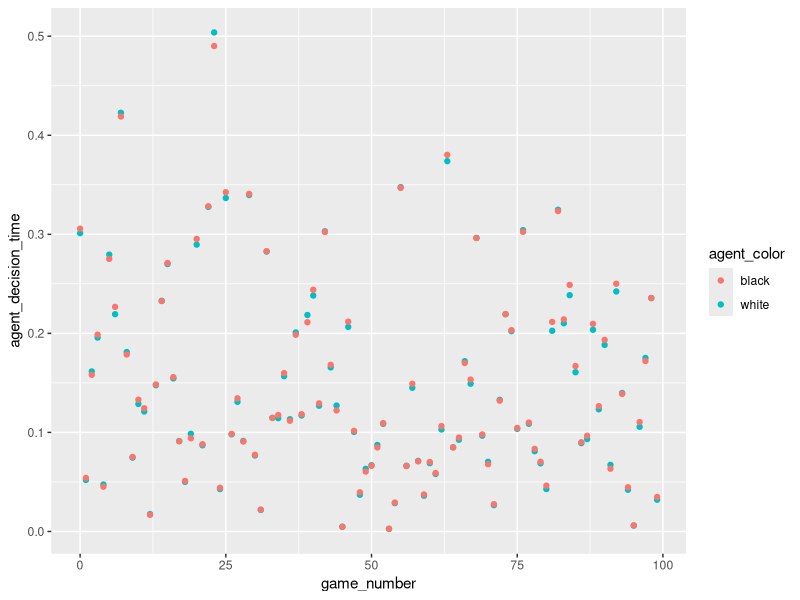
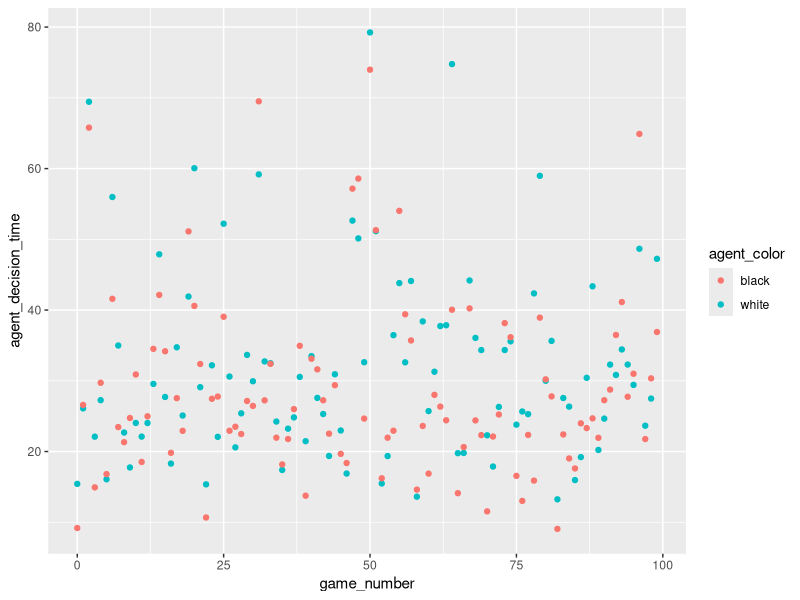
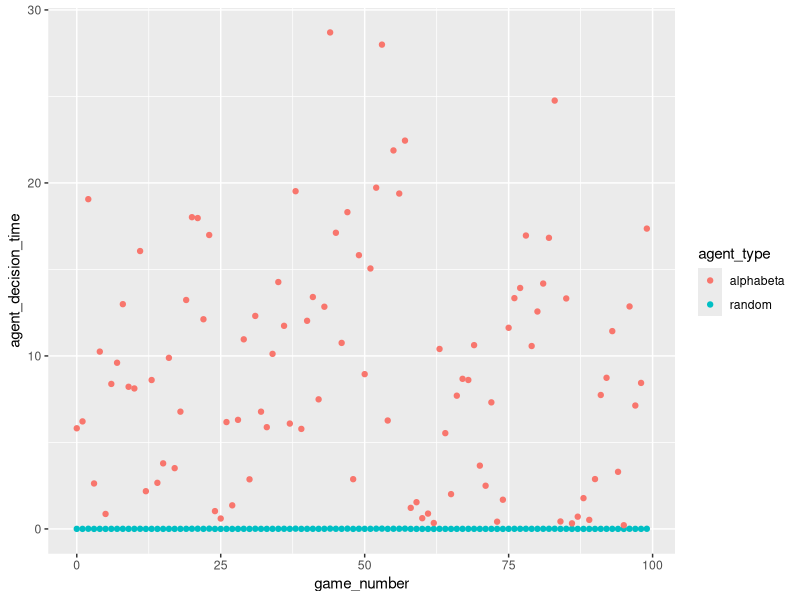
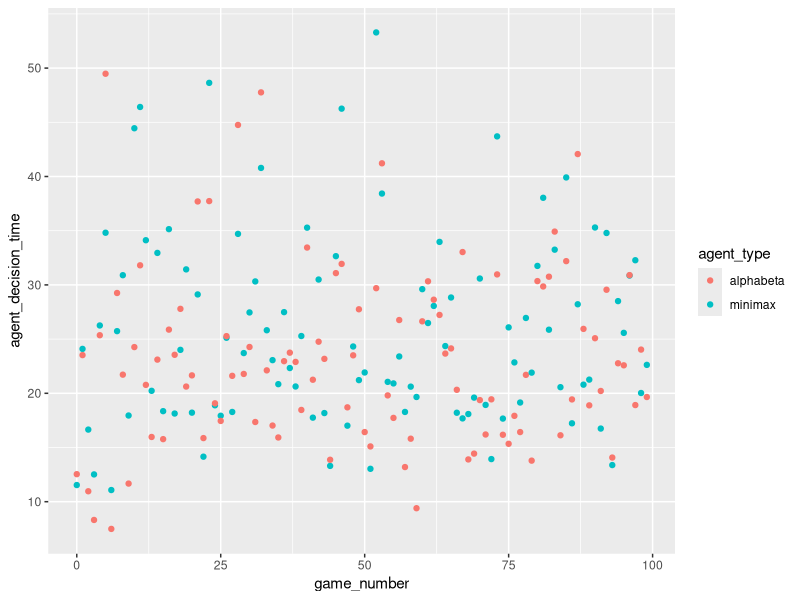
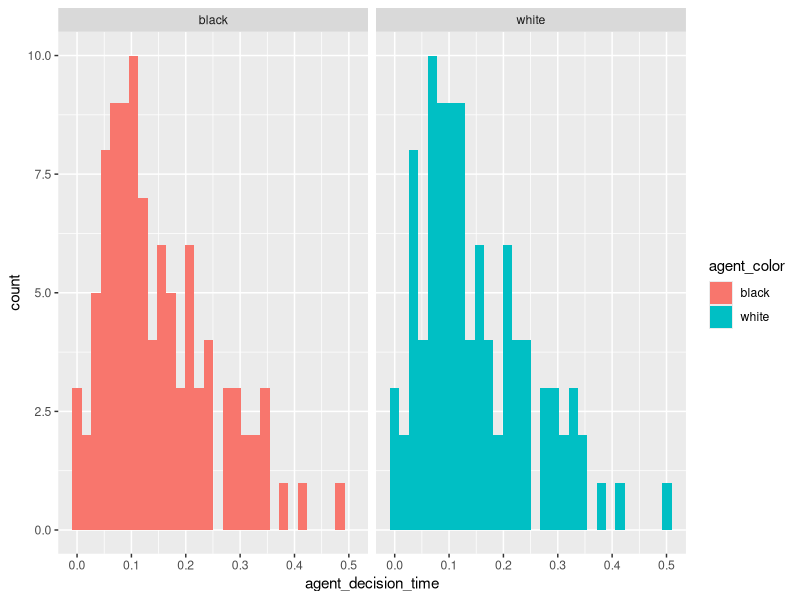
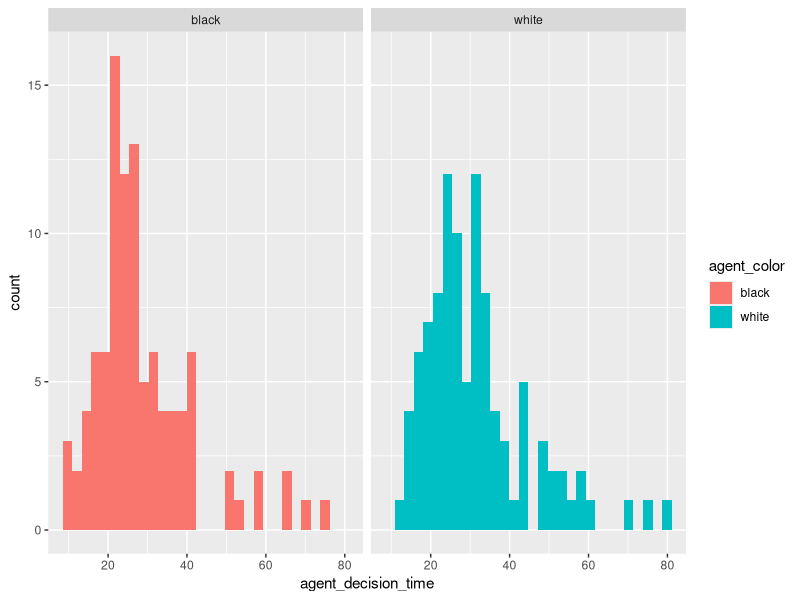
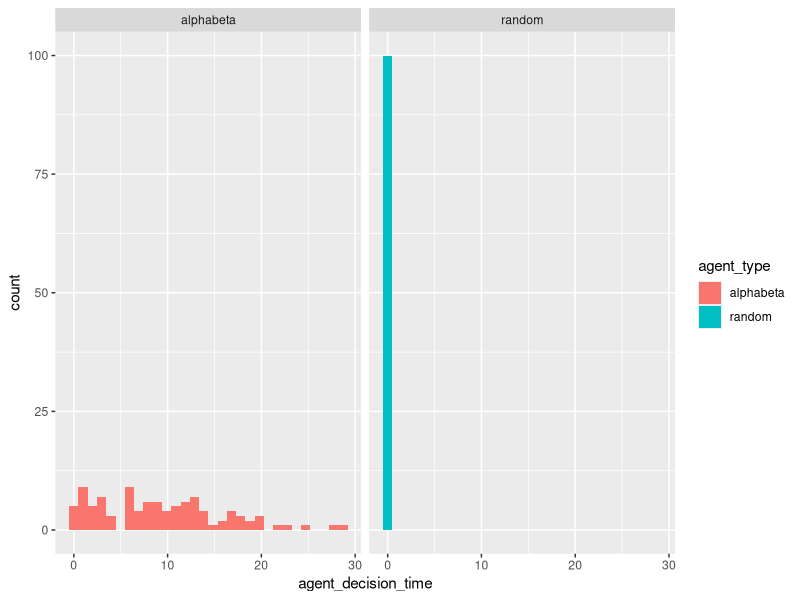
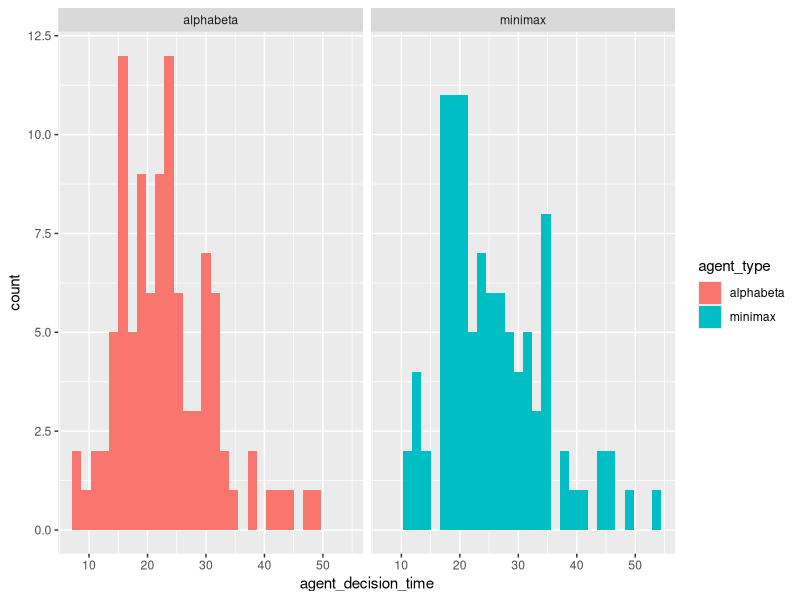

Recreate these plots in R, in order.
# Erich Ostendarp

# imports
library(dplyr)
library(ggplot2)

# read data
rvr <- read.csv('data/RvR.csv', sep='\t')
ava <- read.csv('data/AvA.csv', sep='\t')
rva <- read.csv('data/RvA.csv', sep='\t')
mva <- read.csv('data/MvA.csv', sep='\t')


print('color win rate')

print('white random agent:')
sum(filter(rvr, agent_color=='white' & game_result==1)$game_result) / 100
print('black random agent:')
sum(filter(rvr, agent_color=='black' & game_result==1)$game_result) / 100

print('white alphabeta agent:')
sum(filter(mva, agent_color=='white' & game_result==1)$game_result) / 100
print('black alphabeta agent:')
sum(filter(mva, agent_color=='black' & game_result==1)$game_result) / 100


print('agent win rate')

print('white random agent:')
sum(filter(rva, agent_type=='random' & game_result==1)$game_result) / 100
print('black alphabeta agent:')
sum(filter(rva, agent_type=='alphabeta' & game_result==1)$game_result) / 100

print('white minimax agent:')
sum(filter(mva, agent_type=='minimax' & game_result==1)$game_result) / 100
print('black alphabeta agent:')
sum(filter(mva, agent_type=='alphabeta' & game_result==1)$game_result) / 100


# check data for anomalies
g1 <- ggplot(rvr, aes(x=game_number, y=agent_decision_time, color=agent_color)) + geom_point()
g2 <- ggplot(ava, aes(x=game_number, y=agent_decision_time, color=agent_color)) + geom_point()

g3 <- ggplot(rva, aes(x=game_number, y=agent_decision_time, color=agent_type)) + geom_point()
g4 <- ggplot(mva, aes(x=game_number, y=agent_decision_time, color=agent_type)) + geom_point()


# decision times

# color
g5 <- ggplot(rvr, aes(x=agent_decision_time, fill=agent_color)) + geom_histogram() + facet_wrap(~agent_color)
g6 <- ggplot(ava, aes(x=agent_decision_time, fill=agent_color)) + geom_histogram() + facet_wrap(~agent_color)

# agent
g7 <- ggplot(rva, aes(x=agent_decision_time, fill=agent_type)) + geom_histogram() + facet_wrap(~agent_type)
g8 <- ggplot(mva, aes(x=agent_decision_time, fill=agent_type)) + geom_histogram() + facet_wrap(~agent_type)


# num moves

# color
g9 <- ggplot(rvr, aes(x=agent_num_moves)) + geom_histogram()
g10 <- ggplot(ava, aes(x=agent_num_moves)) + geom_histogram()

# agent
g11 <- ggplot(rva, aes(x=agent_num_moves)) + geom_histogram()
g12 <- ggplot(mva, aes(x=agent_num_moves)) + geom_histogram()


# decision time vs. wins
g13 <- ggplot(rvr, aes(x=game_result, y=agent_decision_time)) + geom_histogram(stat='identity')
g14 <- ggplot(ava, aes(x=game_result, y=agent_decision_time)) + geom_histogram(stat='identity')

g15 <- ggplot(mva, aes(x=game_result, y=agent_decision_time, fill=agent_type)) + geom_histogram(stat='identity') + facet_wrap(~agent_type)


# num moves vs. wins
g16 <- ggplot(rvr, aes(x=game_result, y=agent_num_moves)) + geom_histogram(stat='identity')
g17 <- ggplot(ava, aes(x=game_result, y=agent_num_moves)) + geom_histogram(stat='identity')

g18 <- ggplot(mva, aes(x=game_result, y=agent_num_moves, fill=agent_type)) + geom_histogram(stat='identity') + facet_wrap(~agent_type)


# num moves vs. decision time
g19 <- ggplot(rvr, aes(x=agent_num_moves, y=agent_decision_time, color=agent_color)) + geom_point() + geom_smooth()
g20 <- ggplot(ava, aes(x=agent_num_moves, y=agent_decision_time, color=agent_color)) + geom_point() + geom_smooth()

g21 <- ggplot(rva, aes(x=agent_num_moves, y=agent_decision_time, color=agent_type)) + geom_point() + geom_smooth()
g22 <- ggplot(mva, aes(x=agent_num_moves, y=agent_decision_time, color=agent_type)) + geom_point() + geom_smooth()

g1
g2
g3
g4

g5
g6
g7
g8
g9
g10
g11
g12
g13
g14
g15
g16
g17
g18
g19
g20
g21
g22